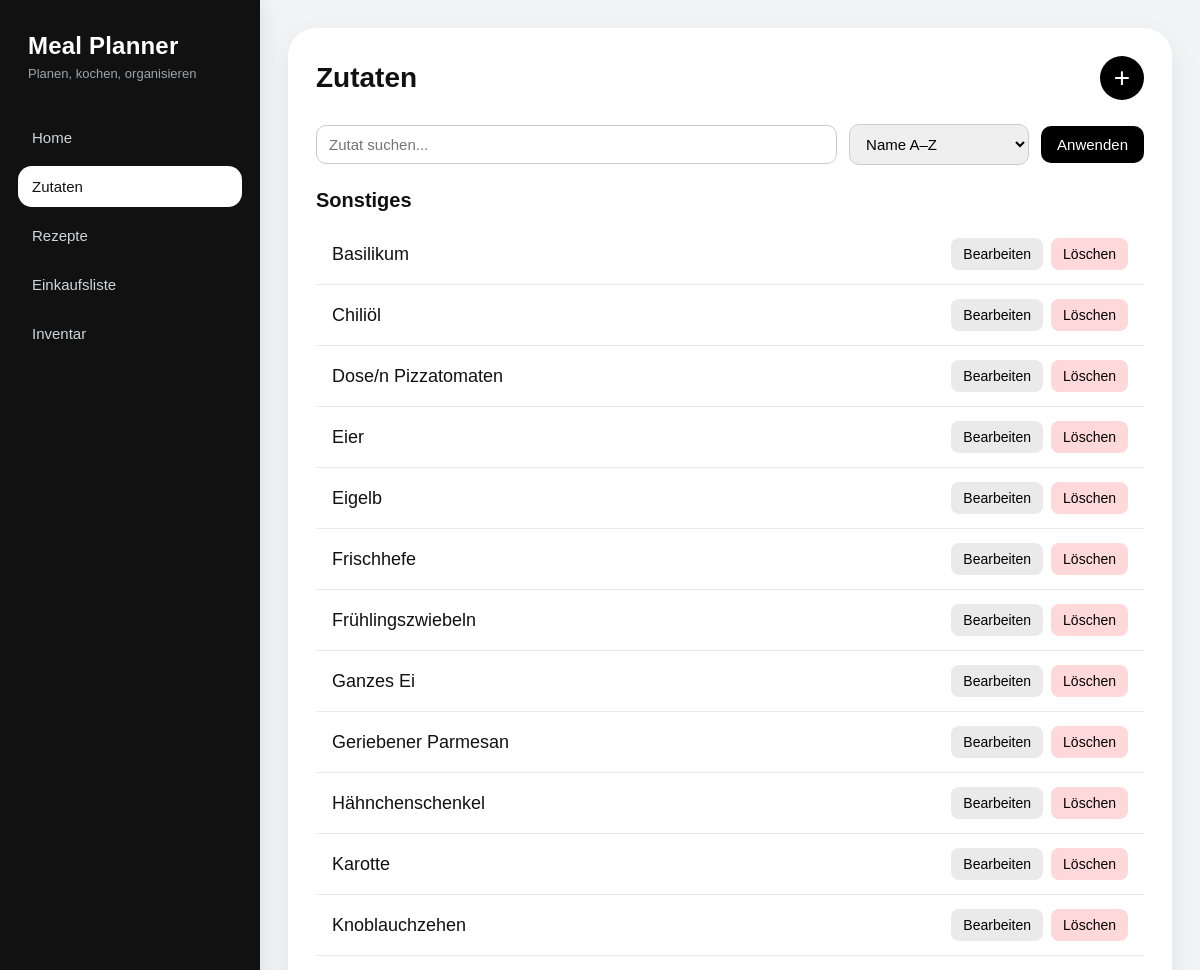
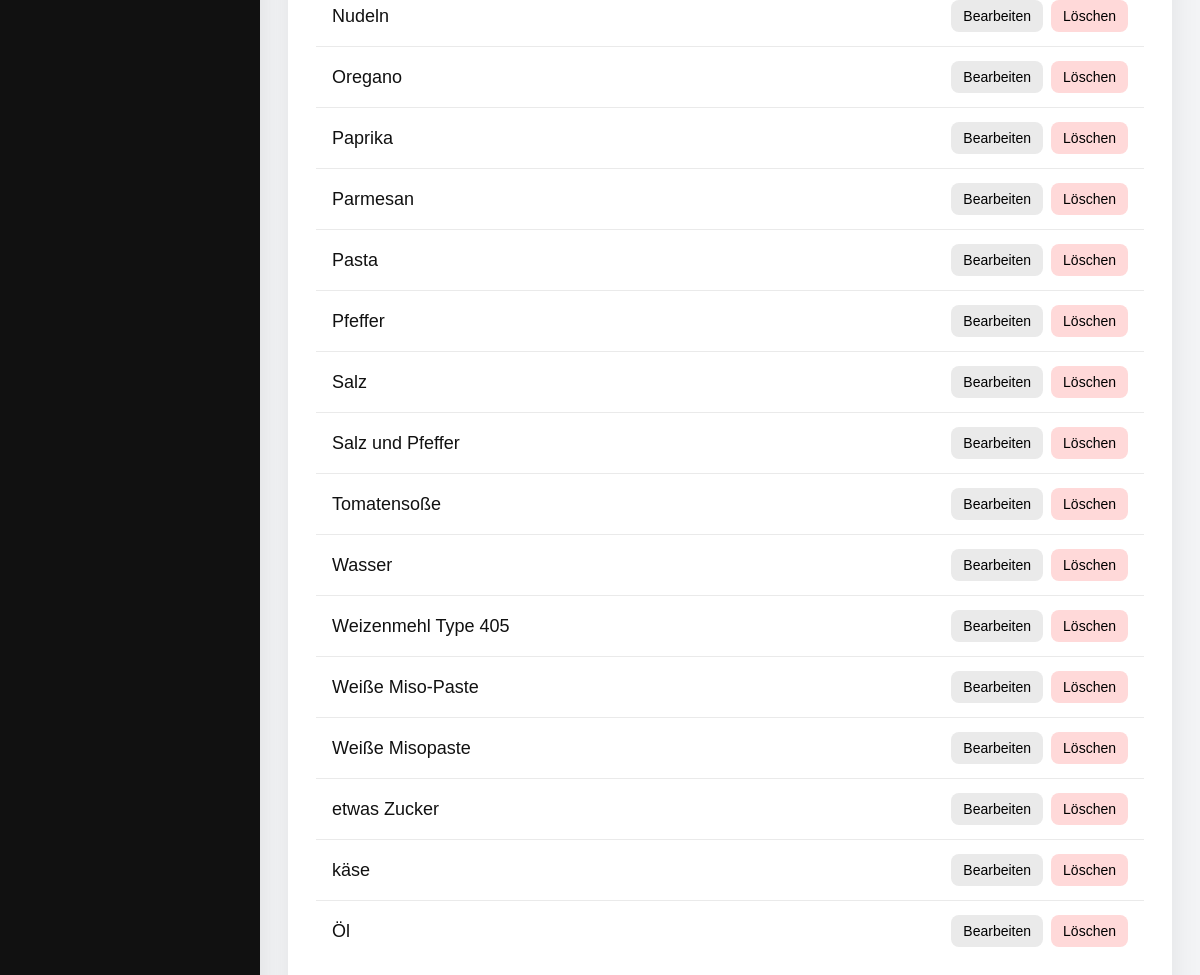
The page /ingredients/ on the database its author committed (2 pictures, top to bottom).
### ingredients/models.py (models this page shows, shortened)
class Ingredient(models.Model):
    name = models.CharField(max_length=100, unique=True)
    default_unit = models.CharField(
        max_length=10,
        choices=Unit.choices,
        default=Unit.GRAM,
    )
    category = models.CharField(
        max_length=20,
        choices=IngredientCategory.choices,
        default=IngredientCategory.OTHER,
    )

### ingredients/views.py (the view, shortened to what this page needs)
# urls.py: path("", ingredient_list, name="list"),
def ingredient_list(request):
    search_query = request.GET.get("q", "").strip()
    sort = request.GET.get("sort", "name_asc")
    ingredients = Ingredient.objects.all()
    if search_query:
        ingredients = ingredients.filter(name__icontains=search_query)
    if sort == "name_desc":
        ingredients = ingredients.order_by("-name")
    else:
        ingredients = ingredients.order_by("name")
    grouped_ingredients = OrderedDict()
    for category_value, category_label in IngredientCategory.choices:
        category_items = [ingredient for ingredient in ingredients if ingredient.category == category_value]
        if category_items:
            grouped_ingredients[category_label] = category_items
    create_form = IngredientForm()
    edit_form = None
    edit_ingredient_id = None
    create_modal_open = False
    edit_modal_open = False
    if edit_form is None:
        edit_form = IngredientForm()
    context = {
        "ingredients": ingredients,
        "grouped_ingredients": grouped_ingredients,
        "create_form": create_form,
        "edit_form": edit_form,
        "edit_ingredient_id": edit_ingredient_id,
        "create_modal_open": create_modal_open,
        "edit_modal_open": edit_modal_open,
        "search_query": search_query,
        "sort": sort,
        "sort_options": [
            ("name_asc", "Name A–Z"),
            ("name_desc", "Name Z–A"),
        ],
    }
    return render(request, "ingredients/ingredient_list.html", context)

### ingredients/forms.py (shortened to what this page needs)
class IngredientForm(forms.ModelForm):
    class Meta:
        model = Ingredient
        fields = ["name", "category"]
        labels = {
            "name": "Name",
            "category": "Kategorie",
        }
        widgets = {
            "name": forms.TextInput(attrs={"class": "form-control"}),
            "category": forms.Select(attrs={"class": "form-control"}),
        }

### ingredients/templates/ingredients/ingredient_list.html (shortened to what this page needs)
{% extends "base.html" %}
{% load static %}
{% block extra_css %}
<link rel="stylesheet" href="{% static 'ingredients/css/ingredient_list.css' %}">
{% endblock %}
{% block content %}
<div class="page">
    <div class="page-header">
        <h1 class="page-title">Zutaten</h1>
        <button class="add-button" id="openCreateModalBtn" type="button">+</button>
    </div>
    <form method="get" class="filter-bar">
        <div class="filter-group search-group">
            <input
                type="text"
                name="q"
                placeholder="Zutat suchen..."
                value="{{ search_query }}"
                class="search-input"
            >
        </div>
        <div class="filter-group">
            <select name="sort" class="sort-select">
                {% for value, label in sort_options %}
                    <option value="{{ value }}" {% if sort == value %}selected{% endif %}>
                        {{ label }}
                    </option>
                {% endfor %}
            </select>
        </div>
        <button type="submit" class="filter-btn">Anwenden</button>
    </form>
    {% if grouped_ingredients %}
        {% for category_label, category_items in grouped_ingredients.items %}
            <section class="category-section">
                <h2 class="category-title">{{ category_label }}</h2>
                <ul class="ingredient-list">
                    {% for ingredient in category_items %}
                        <li class="ingredient-item">
                            <div class="ingredient-main">
                                <span class="ingredient-name">{{ ingredient.name }}</span>
                            </div>
                            <div class="ingredient-actions">
                                <button
                                    type="button"
                                    class="action-btn edit-btn open-edit-modal-btn"
                                    data-id="{{ ingredient.id }}"
                                    data-name="{{ ingredient.name }}"
                                    data-category="{{ ingredient.category }}"
                                >
                                    Bearbeiten
                                </button>
                                <form method="post" class="delete-form" onsubmit="return confirm('Möchtest du diese Zutat wirklich löschen?');">
                                    <button type="submit" class="action-btn delete-btn">Löschen</button>
                                </form>
                            </div>
                        </li>
                    {% endfor %}
                </ul>
            </section>
        {% endfor %}
    {% endif %}
</div>
{% endblock %}

### static/global/css/layout.css (style rules this page uses)
:root { --bg-app: #f3f4f6; --bg-sidebar: #111111; --bg-sidebar-hover: #1e1e1e; --bg-sidebar-active: #ffffff; --text-main: #111111; --text-muted: #6b7280; --text-sidebar: #d1d5db; --text-sidebar-active: #111111; --border-light: #e5e7eb; --shadow-soft: 0 10px 30px rgba(0, 0, 0, 0.08); --radius-xl: 24px; --radius-lg: 18px; --radius-md: 12px; }
* { box-sizing: border-box; }
html, body { margin: 0; padding: 0; min-height: 100%; font-family: Arial, sans-serif; background: var(--bg-app); color: var(--text-main); }
body { min-height: 100vh; }

### ingredients/static/ingredients/css/ingredient_list.css (style rules this page uses)
.page { max-width: 1000px; margin: 0 auto; }
.page-header { display: flex; justify-content: space-between; align-items: center; margin-bottom: 24px; }
.page-title { margin: 0; font-size: 28px; }
.add-button { width: 44px; height: 44px; border: none; border-radius: 50%; background: black; color: white; font-size: 28px; cursor: pointer; }
.filter-bar { display: flex; flex-wrap: wrap; gap: 12px; margin-bottom: 24px; align-items: center; }
.filter-group { display: flex; align-items: center; }
.search-group { flex: 1; min-width: 220px; }
.search-input, .sort-select, input, select { width: 100%; padding: 10px 12px; border: 1px solid #ccc; border-radius: 10px; font-size: 15px; box-sizing: border-box; }
.sort-select { min-width: 180px; }
.filter-btn { padding: 10px 16px; border: none; border-radius: 10px; background: black; color: white; cursor: pointer; font-size: 15px; }
.ingredient-list { list-style: none; padding: 0; margin: 0; }
.ingredient-item { display: flex; justify-content: space-between; align-items: center; padding: 14px 16px; border-bottom: 1px solid #eaeaea; }
.ingredient-item:last-child { border-bottom: none; }
.ingredient-main { display: flex; flex-direction: column; gap: 4px; }
.ingredient-name { font-size: 18px; }
.ingredient-actions { display: flex; gap: 8px; }
.action-btn { border: none; border-radius: 8px; padding: 8px 12px; cursor: pointer; font-size: 14px; }
.edit-btn { background: #eaeaea; }
.delete-btn { background: #ffd9d9; }
.delete-form { display: inline; }
.category-section { margin-bottom: 28px; }
.category-title { margin: 0 0 12px 0; font-size: 20px; font-weight: 700; }

### rows shown on the page
Ingredient: name "Basilikum"
Ingredient: name "Chiliöl"
Ingredient: name "Dose/n Pizzatomaten"
Ingredient: name "Eier"
Ingredient: name "Eigelb"
Ingredient: name "Frischhefe"
Ingredient: name "Frühlingszwiebeln"
Ingredient: name "Ganzes Ei"
Ingredient: name "Geriebener Parmesan"
Ingredient: name "Hähnchenschenkel"
Ingredient: name "Karotte"
Ingredient: name "Knoblauchzehen"
Ingredient: name "Nudeln"
Ingredient: name "Oregano"
Ingredient: name "Paprika"
Ingredient: name "Parmesan"
Ingredient: name "Pasta"
Ingredient: name "Pfeffer"
Ingredient: name "Salz"
Ingredient: name "Salz und Pfeffer"
Ingredient: name "Tomatensoße"
Ingredient: name "Wasser"
Ingredient: name "Weizenmehl Type 405"
Ingredient: name "Weiße Miso-Paste"
Ingredient: name "Weiße Misopaste"
Ingredient: name "etwas Zucker"
Ingredient: name "käse"
Ingredient: name "Öl"

### other values the page prints
{{ category_label }} "Sonstiges"
form field sort "Name A–Z"
